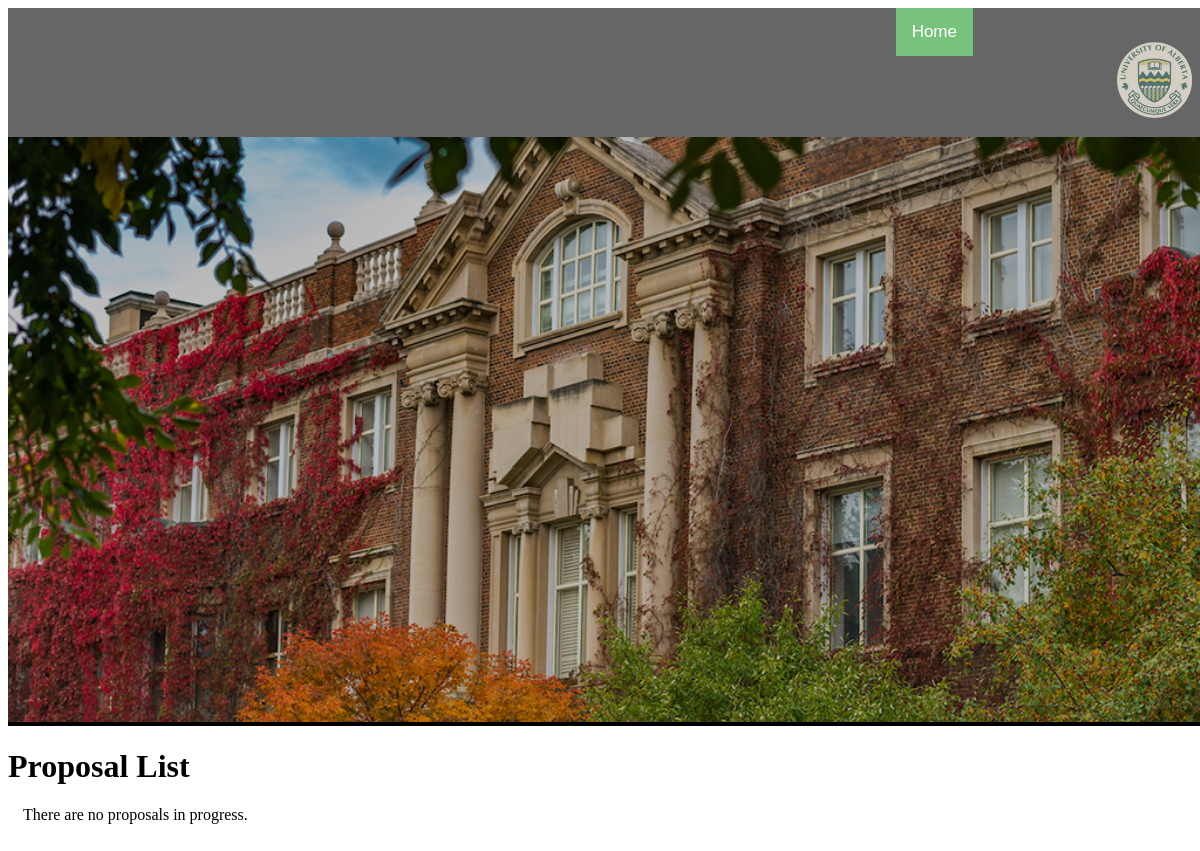
The app's page /proposal_list/, older data.
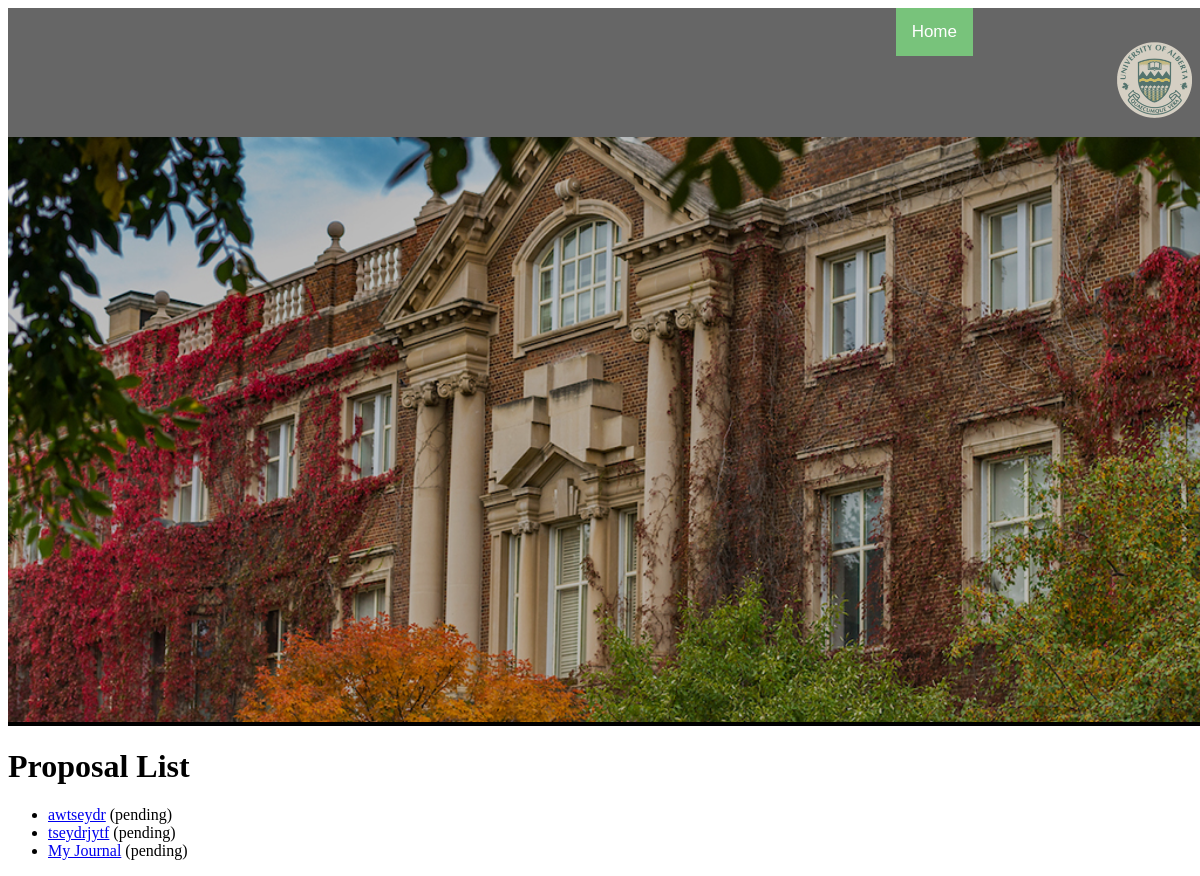
The same page, newer data.
### userPages/models.py (models this page shows, shortened)
class Proposal(models.Model):
    author = models.ForeignKey(User, related_name='%(class)s_username_a', on_delete=models.SET_NULL, null=True)
    reviewer_1 = models.ForeignKey(User, related_name='%(class)s_username_r1', on_delete=models.SET_NULL, null=True)
    reviewer_2 = models.ForeignKey(User, related_name='%(class)s_username_r2', on_delete=models.SET_NULL, null=True)
    reviewer_3 = models.ForeignKey(User, related_name='%(class)s_username_r3', on_delete=models.SET_NULL, null=True)
    title = models.CharField(max_length= 200, null=True, blank= True)
    abstract = models.TextField(max_length=1000, null= True)
    author_file = models.FileField(null=True, blank=True)
    reviewer_1_file = models.FileField(null=True, blank=True)
    reviewer_2_file = models.FileField(null=True, blank=True)
    reviewer_3_file = models.FileField(null=True, blank=True)
    status = models.TextField(default="pending", max_length=20)
    due_date = models.DateTimeField(blank=True, null=True)
    upload_date = models.DateTimeField(default=timezone.now())
    version = models.IntegerField(blank=True, null=True)
    def get_absolute_url(self):
        return reverse('proposal-detail', args=[str(self.id)])

### userPages/views.py (the view)
# urls.py: path('proposal_list/', views.reviewer_view_proposals, name='Proposal View'),
def reviewer_view_proposals(request):
    list_of_proposals = Proposal.objects.all()
    context = {
        'list_of_proposals': list_of_proposals,
    }
    return render(request, 'reviewer/proposal_list.html', context=context)

### userPages/templates/reviewer/proposal_list.html
{% extends 'reviewerDashboard.html' %}
{% block head %}
    <h1>Proposal List</h1>
     {% if list_of_proposals %}
    <ul>
        {% for item in list_of_proposals %}
            <li>
                <a href="{{ item.get_absolute_url }}">{{ item.title }}</a> ({{item.status}})
            </li>
        {% endfor %}
    </ul>
    {% else %}
        <p>There are no proposals in progress.</p>
    {% endif %}
{% endblock %}

Row changes from the older to the newer data that the page shows:
added Proposal: title "awtseydr", status "pending"
added Proposal: title "tseydrjytf", status "pending"
added Proposal: title "My Journal", status "pending"
Text that changed along with them:
text no longer shown: "There are no proposals in progress."
